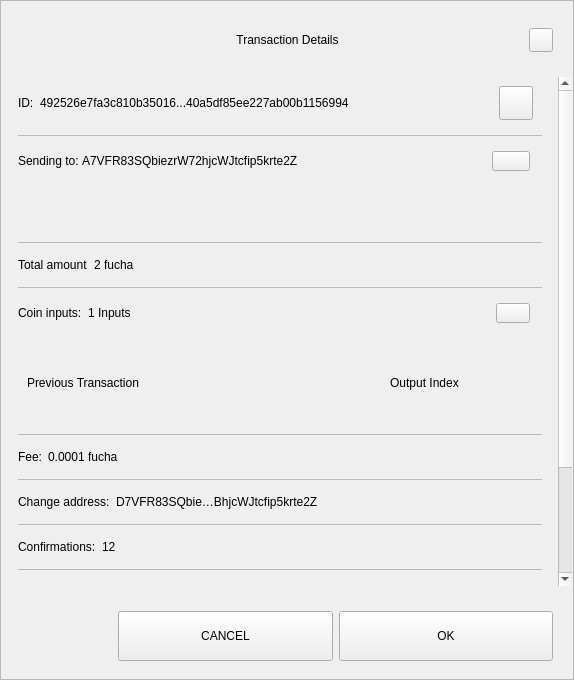
<?xml version="1.0" encoding="UTF-8"?>
<ui version="4.0">
 <class>TxDetailDialog</class>
 <widget class="QWidget" name="TxDetailDialog">
  <property name="geometry">
   <rect>
    <x>0</x>
    <y>0</y>
    <width>574</width>
    <height>680</height>
   </rect>
  </property>
  <property name="sizePolicy">
   <sizepolicy hsizetype="Preferred" vsizetype="Expanding">
    <horstretch>0</horstretch>
    <verstretch>0</verstretch>
   </sizepolicy>
  </property>
  <property name="minimumSize">
   <size>
    <width>574</width>
    <height>500</height>
   </size>
  </property>
  <property name="windowTitle">
   <string>Form</string>
  </property>
  <property name="styleSheet">
   <string notr="true"/>
  </property>
  <layout class="QVBoxLayout" name="verticalLayout_3">
   <property name="spacing">
    <number>0</number>
   </property>
   <property name="leftMargin">
    <number>0</number>
   </property>
   <property name="topMargin">
    <number>0</number>
   </property>
   <property name="rightMargin">
    <number>0</number>
   </property>
   <property name="bottomMargin">
    <number>0</number>
   </property>
   <item>
    <widget class="QFrame" name="frame">
     <property name="sizePolicy">
      <sizepolicy hsizetype="Preferred" vsizetype="Expanding">
       <horstretch>0</horstretch>
       <verstretch>0</verstretch>
      </sizepolicy>
     </property>
     <property name="styleSheet">
      <string notr="true"/>
     </property>
     <property name="frameShape">
      <enum>QFrame::StyledPanel</enum>
     </property>
     <property name="frameShadow">
      <enum>QFrame::Raised</enum>
     </property>
     <layout class="QVBoxLayout" name="verticalLayout">
      <property name="leftMargin">
       <number>0</number>
      </property>
      <property name="rightMargin">
       <number>0</number>
      </property>
      <item>
       <layout class="QHBoxLayout" name="horizontalLayout_3">
        <property name="spacing">
         <number>0</number>
        </property>
        <property name="leftMargin">
         <number>20</number>
        </property>
        <property name="topMargin">
         <number>10</number>
        </property>
        <property name="rightMargin">
         <number>20</number>
        </property>
        <item>
         <spacer name="horizontalSpacer_1">
          <property name="orientation">
           <enum>Qt::Horizontal</enum>
          </property>
          <property name="sizeHint" stdset="0">
           <size>
            <width>40</width>
            <height>20</height>
           </size>
          </property>
         </spacer>
        </item>
        <item>
         <widget class="QLabel" name="labelTitle">
          <property name="minimumSize">
           <size>
            <width>0</width>
            <height>40</height>
           </size>
          </property>
          <property name="maximumSize">
           <size>
            <width>16777215</width>
            <height>40</height>
           </size>
          </property>
          <property name="styleSheet">
           <string notr="true">padding-left:24px;</string>
          </property>
          <property name="text">
           <string>Transaction Details</string>
          </property>
          <property name="alignment">
           <set>Qt::AlignCenter</set>
          </property>
          <property name="margin">
           <number>7</number>
          </property>
         </widget>
        </item>
        <item>
         <spacer name="horizontalSpacer_2">
          <property name="orientation">
           <enum>Qt::Horizontal</enum>
          </property>
          <property name="sizeHint" stdset="0">
           <size>
            <width>40</width>
            <height>20</height>
           </size>
          </property>
         </spacer>
        </item>
        <item>
         <widget class="QPushButton" name="btnEsc">
          <property name="minimumSize">
           <size>
            <width>24</width>
            <height>24</height>
           </size>
          </property>
          <property name="maximumSize">
           <size>
            <width>24</width>
            <height>24</height>
           </size>
          </property>
          <property name="focusPolicy">
           <enum>Qt::NoFocus</enum>
          </property>
          <property name="text">
           <string/>
          </property>
         </widget>
        </item>
       </layout>
      </item>
      <item>
       <spacer name="verticalSpacer">
        <property name="orientation">
         <enum>Qt::Vertical</enum>
        </property>
        <property name="sizeType">
         <enum>QSizePolicy::Fixed</enum>
        </property>
        <property name="sizeHint" stdset="0">
         <size>
          <width>20</width>
          <height>10</height>
         </size>
        </property>
       </spacer>
      </item>
      <item>
       <widget class="QWidget" name="layoutScroll" native="true">
        <property name="minimumSize">
         <size>
          <width>0</width>
          <height>0</height>
         </size>
        </property>
        <layout class="QVBoxLayout" name="verticalLayout_4">
         <property name="leftMargin">
          <number>0</number>
         </property>
         <property name="topMargin">
          <number>0</number>
         </property>
         <property name="rightMargin">
          <number>0</number>
         </property>
         <item>
          <widget class="QScrollArea" name="scrollArea">
           <property name="styleSheet">
            <string notr="true">#scrollArea {
background:transparent;
}</string>
           </property>
           <property name="horizontalScrollBarPolicy">
            <enum>Qt::ScrollBarAlwaysOff</enum>
           </property>
           <property name="sizeAdjustPolicy">
            <enum>QAbstractScrollArea::AdjustIgnored</enum>
           </property>
           <property name="widgetResizable">
            <bool>true</bool>
           </property>
           <property name="alignment">
            <set>Qt::AlignLeading|Qt::AlignLeft|Qt::AlignTop</set>
           </property>
           <widget class="QWidget" name="scrollAreaWidgetContents">
            <property name="geometry">
             <rect>
              <x>0</x>
              <y>0</y>
              <width>556</width>
              <height>672</height>
             </rect>
            </property>
            <property name="autoFillBackground">
             <bool>false</bool>
            </property>
            <property name="styleSheet">
             <string notr="true">#scrollAreaWidgetContents {
background:transparent;
}</string>
            </property>
            <layout class="QVBoxLayout" name="verticalLayout_7">
             <property name="spacing">
              <number>0</number>
             </property>
             <property name="sizeConstraint">
              <enum>QLayout::SetDefaultConstraint</enum>
             </property>
             <property name="leftMargin">
              <number>0</number>
             </property>
             <property name="topMargin">
              <number>0</number>
             </property>
             <property name="rightMargin">
              <number>0</number>
             </property>
             <property name="bottomMargin">
              <number>0</number>
             </property>
             <item>
              <widget class="QWidget" name="content" native="true">
               <layout class="QVBoxLayout" name="verticalLayout_2">
                <property name="leftMargin">
                 <number>16</number>
                </property>
                <property name="topMargin">
                 <number>0</number>
                </property>
                <property name="rightMargin">
                 <number>16</number>
                </property>
                <item>
                 <widget class="QWidget" name="contentID" native="true">
                  <layout class="QHBoxLayout" name="horizontalLayout_12" stretch="0,1,0">
                   <property name="leftMargin">
                    <number>0</number>
                   </property>
                   <item>
                    <widget class="QLabel" name="labelId">
                     <property name="maximumSize">
                      <size>
                       <width>16777215</width>
                       <height>16777215</height>
                      </size>
                     </property>
                     <property name="text">
                      <string>ID:</string>
                     </property>
                    </widget>
                   </item>
                   <item>
                    <widget class="QLabel" name="textId">
                     <property name="text">
                      <string>492526e7fa3c810b35016...40a5df85ee227ab00b1156994</string>
                     </property>
                    </widget>
                   </item>
                   <item>
                    <widget class="QPushButton" name="pushCopy">
                     <property name="minimumSize">
                      <size>
                       <width>34</width>
                       <height>34</height>
                      </size>
                     </property>
                     <property name="maximumSize">
                      <size>
                       <width>34</width>
                       <height>34</height>
                      </size>
                     </property>
                     <property name="focusPolicy">
                      <enum>Qt::NoFocus</enum>
                     </property>
                     <property name="text">
                      <string/>
                     </property>
                     <property name="iconSize">
                      <size>
                       <width>24</width>
                       <height>24</height>
                      </size>
                     </property>
                    </widget>
                   </item>
                  </layout>
                 </widget>
                </item>
                <item>
                 <widget class="QLabel" name="labelDivider9">
                  <property name="maximumSize">
                   <size>
                    <width>16777215</width>
                    <height>1</height>
                   </size>
                  </property>
                  <property name="styleSheet">
                   <string notr="true">background-color:#bababa;</string>
                  </property>
                  <property name="text">
                   <string/>
                  </property>
                 </widget>
                </item>
                <item>
                 <widget class="QWidget" name="contentOutputs" native="true">
                  <layout class="QHBoxLayout" name="horizontalLayout_11" stretch="0,3,0">
                   <property name="spacing">
                    <number>0</number>
                   </property>
                   <property name="leftMargin">
                    <number>0</number>
                   </property>
                   <property name="rightMargin">
                    <number>12</number>
                   </property>
                   <item>
                    <widget class="QLabel" name="labelSend">
                     <property name="maximumSize">
                      <size>
                       <width>16777215</width>
                       <height>16777215</height>
                      </size>
                     </property>
                     <property name="text">
                      <string>Sending to: </string>
                     </property>
                    </widget>
                   </item>
                   <item>
                    <widget class="QLabel" name="textSend">
                     <property name="text">
                      <string>A7VFR83SQbiezrW72hjcWJtcfip5krte2Z </string>
                     </property>
                    </widget>
                   </item>
                   <item>
                    <widget class="QPushButton" name="pushOutputs">
                     <property name="minimumSize">
                      <size>
                       <width>34</width>
                       <height>20</height>
                      </size>
                     </property>
                     <property name="maximumSize">
                      <size>
                       <width>38</width>
                       <height>20</height>
                      </size>
                     </property>
                     <property name="focusPolicy">
                      <enum>Qt::NoFocus</enum>
                     </property>
                     <property name="styleSheet">
                      <string notr="true"/>
                     </property>
                     <property name="text">
                      <string/>
                     </property>
                    </widget>
                   </item>
                  </layout>
                 </widget>
                </item>
                <item>
                 <widget class="QScrollArea" name="outputsScrollArea">
                  <property name="minimumSize">
                   <size>
                    <width>0</width>
                    <height>50</height>
                   </size>
                  </property>
                  <property name="styleSheet">
                   <string notr="true">#outputsScrollArea {
background:transparent;
}</string>
                  </property>
                  <property name="widgetResizable">
                   <bool>true</bool>
                  </property>
                  <widget class="QWidget" name="container_outputs_base">
                   <property name="geometry">
                    <rect>
                     <x>0</x>
                     <y>0</y>
                     <width>522</width>
                     <height>48</height>
                    </rect>
                   </property>
                   <property name="styleSheet">
                    <string notr="true">#container_outputs_base {
background:transparent;
}</string>
                   </property>
                  </widget>
                 </widget>
                </item>
                <item>
                 <widget class="QLabel" name="labelDivider8">
                  <property name="maximumSize">
                   <size>
                    <width>16777215</width>
                    <height>1</height>
                   </size>
                  </property>
                  <property name="styleSheet">
                   <string notr="true">background-color:#bababa;</string>
                  </property>
                  <property name="text">
                   <string/>
                  </property>
                 </widget>
                </item>
                <item>
                 <widget class="QWidget" name="contentAmount" native="true">
                  <layout class="QHBoxLayout" name="horizontalLayout_4" stretch="0,1">
                   <property name="leftMargin">
                    <number>0</number>
                   </property>
                   <item>
                    <widget class="QLabel" name="labelAmount">
                     <property name="maximumSize">
                      <size>
                       <width>16777215</width>
                       <height>16777215</height>
                      </size>
                     </property>
                     <property name="text">
                      <string>Total amount</string>
                     </property>
                    </widget>
                   </item>
                   <item>
                    <widget class="QLabel" name="textAmount">
                     <property name="text">
                      <string>2 fucha</string>
                     </property>
                    </widget>
                   </item>
                  </layout>
                 </widget>
                </item>
                <item>
                 <widget class="QLabel" name="labelDivider6">
                  <property name="maximumSize">
                   <size>
                    <width>16777215</width>
                    <height>1</height>
                   </size>
                  </property>
                  <property name="styleSheet">
                   <string notr="true">background-color:#bababa;</string>
                  </property>
                  <property name="text">
                   <string/>
                  </property>
                 </widget>
                </item>
                <item>
                 <widget class="QWidget" name="contentInputs" native="true">
                  <layout class="QHBoxLayout" name="horizontalLayout" stretch="0,2,0">
                   <property name="leftMargin">
                    <number>0</number>
                   </property>
                   <property name="rightMargin">
                    <number>12</number>
                   </property>
                   <item>
                    <widget class="QLabel" name="labelInputs">
                     <property name="sizePolicy">
                      <sizepolicy hsizetype="Minimum" vsizetype="Preferred">
                       <horstretch>0</horstretch>
                       <verstretch>0</verstretch>
                      </sizepolicy>
                     </property>
                     <property name="maximumSize">
                      <size>
                       <width>16777215</width>
                       <height>16777215</height>
                      </size>
                     </property>
                     <property name="text">
                      <string>Coin inputs:</string>
                     </property>
                    </widget>
                   </item>
                   <item>
                    <widget class="QLabel" name="textInputs">
                     <property name="text">
                      <string>1 Inputs</string>
                     </property>
                    </widget>
                   </item>
                   <item>
                    <widget class="QPushButton" name="pushInputs">
                     <property name="maximumSize">
                      <size>
                       <width>34</width>
                       <height>20</height>
                      </size>
                     </property>
                     <property name="focusPolicy">
                      <enum>Qt::NoFocus</enum>
                     </property>
                     <property name="styleSheet">
                      <string notr="true"/>
                     </property>
                     <property name="text">
                      <string/>
                     </property>
                    </widget>
                   </item>
                  </layout>
                 </widget>
                </item>
                <item>
                 <widget class="QFrame" name="gridInputs">
                  <property name="sizePolicy">
                   <sizepolicy hsizetype="Preferred" vsizetype="MinimumExpanding">
                    <horstretch>0</horstretch>
                    <verstretch>0</verstretch>
                   </sizepolicy>
                  </property>
                  <property name="minimumSize">
                   <size>
                    <width>0</width>
                    <height>90</height>
                   </size>
                  </property>
                  <layout class="QGridLayout" name="gridLayoutInput" columnstretch="5,2" rowminimumheight="0">
                   <property name="sizeConstraint">
                    <enum>QLayout::SetMaximumSize</enum>
                   </property>
                   <property name="verticalSpacing">
                    <number>0</number>
                   </property>
                   <item row="0" column="0" alignment="Qt::AlignLeft">
                    <widget class="QLabel" name="labelTitlePrevTx">
                     <property name="text">
                      <string>Previous Transaction</string>
                     </property>
                    </widget>
                   </item>
                   <item row="0" column="1" alignment="Qt::AlignLeft">
                    <widget class="QLabel" name="labelOutputIndex">
                     <property name="text">
                      <string>Output Index</string>
                     </property>
                     <property name="alignment">
                      <set>Qt::AlignCenter</set>
                     </property>
                    </widget>
                   </item>
                  </layout>
                 </widget>
                </item>
                <item>
                 <widget class="QLabel" name="labelDivider1">
                  <property name="maximumSize">
                   <size>
                    <width>16777215</width>
                    <height>1</height>
                   </size>
                  </property>
                  <property name="styleSheet">
                   <string notr="true">background-color:#bababa;</string>
                  </property>
                  <property name="text">
                   <string/>
                  </property>
                 </widget>
                </item>
                <item>
                 <widget class="QWidget" name="contentFee" native="true">
                  <layout class="QHBoxLayout" name="horizontalLayout_7" stretch="0,1">
                   <property name="leftMargin">
                    <number>0</number>
                   </property>
                   <item>
                    <widget class="QLabel" name="labelFee">
                     <property name="maximumSize">
                      <size>
                       <width>16777215</width>
                       <height>16777215</height>
                      </size>
                     </property>
                     <property name="text">
                      <string>Fee:</string>
                     </property>
                    </widget>
                   </item>
                   <item>
                    <widget class="QLabel" name="textFee">
                     <property name="text">
                      <string>0.0001 fucha</string>
                     </property>
                    </widget>
                   </item>
                  </layout>
                 </widget>
                </item>
                <item>
                 <widget class="QLabel" name="labelDivider2">
                  <property name="maximumSize">
                   <size>
                    <width>16777215</width>
                    <height>1</height>
                   </size>
                  </property>
                  <property name="styleSheet">
                   <string notr="true">background-color:#bababa;</string>
                  </property>
                  <property name="text">
                   <string/>
                  </property>
                 </widget>
                </item>
                <item>
                 <widget class="QWidget" name="contentChangeAddress" native="true">
                  <layout class="QHBoxLayout" name="horizontalLayout_6" stretch="0,1">
                   <property name="leftMargin">
                    <number>0</number>
                   </property>
                   <item>
                    <widget class="QLabel" name="labelChange">
                     <property name="maximumSize">
                      <size>
                       <width>16777215</width>
                       <height>16777215</height>
                      </size>
                     </property>
                     <property name="text">
                      <string>Change address:</string>
                     </property>
                    </widget>
                   </item>
                   <item>
                    <widget class="QLabel" name="textChange">
                     <property name="text">
                      <string>D7VFR83SQbie…BhjcWJtcfip5krte2Z </string>
                     </property>
                    </widget>
                   </item>
                  </layout>
                 </widget>
                </item>
                <item>
                 <widget class="QLabel" name="labelDivider4">
                  <property name="maximumSize">
                   <size>
                    <width>16777215</width>
                    <height>1</height>
                   </size>
                  </property>
                  <property name="styleSheet">
                   <string notr="true">background-color:#bababa;</string>
                  </property>
                  <property name="text">
                   <string/>
                  </property>
                 </widget>
                </item>
                <item>
                 <widget class="QWidget" name="contentConfirmations" native="true">
                  <layout class="QHBoxLayout" name="horizontalLayout_8" stretch="0,1">
                   <property name="leftMargin">
                    <number>0</number>
                   </property>
                   <item>
                    <widget class="QLabel" name="labelConfirmations">
                     <property name="maximumSize">
                      <size>
                       <width>16777215</width>
                       <height>16777215</height>
                      </size>
                     </property>
                     <property name="text">
                      <string>Confirmations:</string>
                     </property>
                    </widget>
                   </item>
                   <item>
                    <widget class="QLabel" name="textConfirmations">
                     <property name="text">
                      <string>12</string>
                     </property>
                    </widget>
                   </item>
                  </layout>
                 </widget>
                </item>
                <item>
                 <widget class="QLabel" name="labelDivider7">
                  <property name="maximumSize">
                   <size>
                    <width>16777215</width>
                    <height>1</height>
                   </size>
                  </property>
                  <property name="styleSheet">
                   <string notr="true">background-color:#bababa;</string>
                  </property>
                  <property name="text">
                   <string/>
                  </property>
                 </widget>
                </item>
                <item>
                 <widget class="QWidget" name="contentSize" native="true">
                  <layout class="QHBoxLayout" name="horizontalLayout_9" stretch="0,1">
                   <property name="leftMargin">
                    <number>0</number>
                   </property>
                   <item>
                    <widget class="QLabel" name="labelSize">
                     <property name="maximumSize">
                      <size>
                       <width>16777215</width>
                       <height>16777215</height>
                      </size>
                     </property>
                     <property name="text">
                      <string>Size:</string>
                     </property>
                    </widget>
                   </item>
                   <item>
                    <widget class="QLabel" name="textSize">
                     <property name="text">
                      <string>2 kB</string>
                     </property>
                    </widget>
                   </item>
                  </layout>
                 </widget>
                </item>
                <item>
                 <widget class="QLabel" name="labelDivider3">
                  <property name="maximumSize">
                   <size>
                    <width>16777215</width>
                    <height>1</height>
                   </size>
                  </property>
                  <property name="styleSheet">
                   <string notr="true">background-color:#bababa;</string>
                  </property>
                  <property name="text">
                   <string/>
                  </property>
                 </widget>
                </item>
                <item>
                 <widget class="QWidget" name="contentDate" native="true">
                  <layout class="QHBoxLayout" name="horizontalLayout_5" stretch="0,1">
                   <property name="leftMargin">
                    <number>0</number>
                   </property>
                   <item>
                    <widget class="QLabel" name="labelDate">
                     <property name="maximumSize">
                      <size>
                       <width>16777215</width>
                       <height>16777215</height>
                      </size>
                     </property>
                     <property name="text">
                      <string>Date:</string>
                     </property>
                    </widget>
                   </item>
                   <item>
                    <widget class="QLabel" name="textDate">
                     <property name="text">
                      <string>May 25, 2017</string>
                     </property>
                    </widget>
                   </item>
                  </layout>
                 </widget>
                </item>
                <item>
                 <widget class="QLabel" name="labelDivider5">
                  <property name="maximumSize">
                   <size>
                    <width>16777215</width>
                    <height>1</height>
                   </size>
                  </property>
                  <property name="styleSheet">
                   <string notr="true">background-color:#bababa;</string>
                  </property>
                  <property name="text">
                   <string/>
                  </property>
                 </widget>
                </item>
                <item>
                 <widget class="QWidget" name="contentStatus" native="true">
                  <layout class="QHBoxLayout" name="horizontalLayout_10" stretch="0,1">
                   <property name="leftMargin">
                    <number>0</number>
                   </property>
                   <item>
                    <widget class="QLabel" name="labelStatus">
                     <property name="maximumSize">
                      <size>
                       <width>16777215</width>
                       <height>16777215</height>
                      </size>
                     </property>
                     <property name="text">
                      <string>Status:</string>
                     </property>
                    </widget>
                   </item>
                   <item>
                    <widget class="QLabel" name="textStatus">
                     <property name="text">
                      <string>Spendable</string>
                     </property>
                    </widget>
                   </item>
                  </layout>
                 </widget>
                </item>
                <item>
                 <spacer name="verticalSpacer_2">
                  <property name="orientation">
                   <enum>Qt::Vertical</enum>
                  </property>
                  <property name="sizeType">
                   <enum>QSizePolicy::Expanding</enum>
                  </property>
                  <property name="sizeHint" stdset="0">
                   <size>
                    <width>20</width>
                    <height>10</height>
                   </size>
                  </property>
                 </spacer>
                </item>
                <item>
                 <widget class="QLabel" name="labelWarning">
                  <property name="text">
                   <string>TextLabel</string>
                  </property>
                  <property name="alignment">
                   <set>Qt::AlignCenter</set>
                  </property>
                 </widget>
                </item>
               </layout>
              </widget>
             </item>
            </layout>
           </widget>
          </widget>
         </item>
        </layout>
       </widget>
      </item>
      <item>
       <widget class="QWidget" name="containerButtons" native="true">
        <layout class="QHBoxLayout" name="horizontalLayout1" stretch="1,2,2">
         <property name="leftMargin">
          <number>10</number>
         </property>
         <property name="rightMargin">
          <number>20</number>
         </property>
         <item>
          <spacer name="horizontalSpacer_3">
           <property name="orientation">
            <enum>Qt::Horizontal</enum>
           </property>
           <property name="sizeHint" stdset="0">
            <size>
             <width>40</width>
             <height>20</height>
            </size>
           </property>
          </spacer>
         </item>
         <item>
          <widget class="QPushButton" name="btnCancel">
           <property name="minimumSize">
            <size>
             <width>200</width>
             <height>50</height>
            </size>
           </property>
           <property name="focusPolicy">
            <enum>Qt::NoFocus</enum>
           </property>
           <property name="text">
            <string>CANCEL</string>
           </property>
          </widget>
         </item>
         <item>
          <widget class="QPushButton" name="btnSave">
           <property name="minimumSize">
            <size>
             <width>200</width>
             <height>50</height>
            </size>
           </property>
           <property name="focusPolicy">
            <enum>Qt::NoFocus</enum>
           </property>
           <property name="text">
            <string>OK</string>
           </property>
          </widget>
         </item>
        </layout>
       </widget>
      </item>
     </layout>
    </widget>
   </item>
  </layout>
 </widget>
 <resources/>
 <connections/>
</ui>
